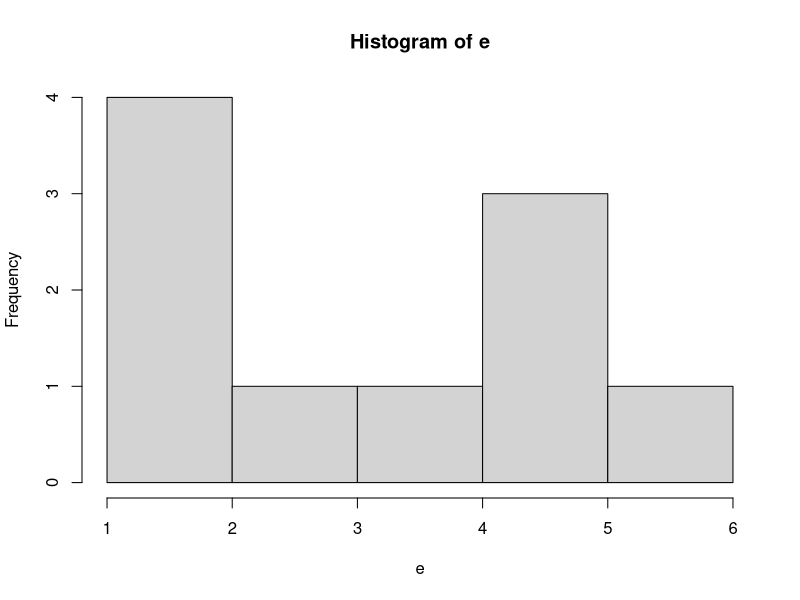

R code for this plot:
r = 10
v = c(1,2,3,4)  # Vector
c = 1:10        # [1,2,...,10]
d = seq(2,20,2) # [2,4,6,...,20]
f = rep(1,10)   # [1,1,1,...,1]
e <- c(1,2,2,2,3,4,5,5,5,6)
hist(e)
#boxplot(c)
